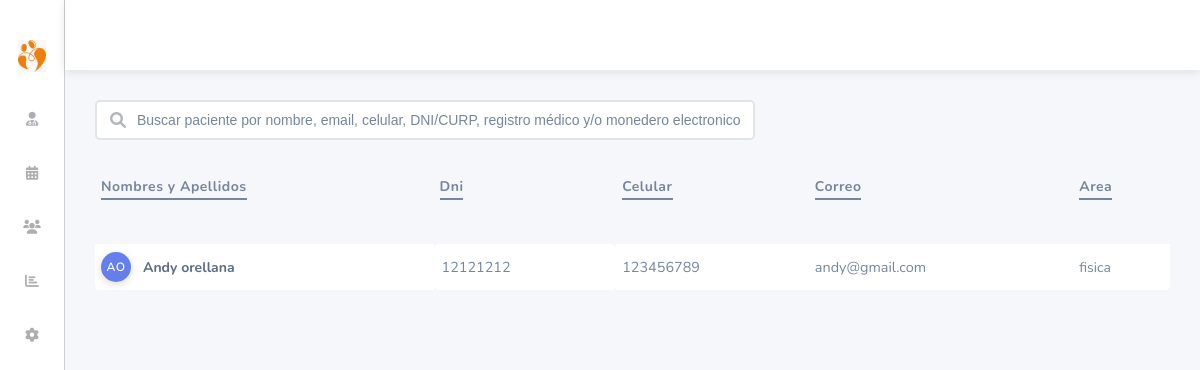
/views/Clinica/principal.php (signed in), run on the app's committed database.
### tables this page shows
CREATE TABLE `especialistas` (
  `idespecialista` int(11) NOT NULL,
  `idusuario` int(11) NOT NULL,
  `idarea` int(11) NOT NULL,
  `idsubarea` int(11) DEFAULT NULL
);

CREATE TABLE `usuarios` (
  `idusuario` int(11) NOT NULL,
  `nombres` varchar(100) NOT NULL,
  `apellidos` varchar(100) NOT NULL,
  `dni` varchar(15) NOT NULL,
  `telefono` varchar(20) DEFAULT NULL,
  `correo` varchar(100) NOT NULL,
  `idestado` int(11) DEFAULT NULL,
  `idrol` int(11) DEFAULT NULL,
  `usuario` varchar(50) NOT NULL,
  `password` varchar(500) NOT NULL
);

CREATE TABLE `areas` (
  `idarea` int(11) NOT NULL,
  `area` varchar(50) NOT NULL
);

### models/Specialist/EspecialistaModel.php (called while the page is built, shortened)
<?php
class EspecialistaModel {
    public function obtenerEspecialistaPorUsuario($idusuario) {
        $pdo = connectDatabase();
        $stmt = $pdo->prepare("SELECT e.*, u.nombres, u.apellidos, u.dni, u.telefono, u.correo, a.area, s.subarea
            FROM especialistas e
            INNER JOIN usuarios u ON e.idusuario = u.idusuario
            INNER JOIN areas a ON e.idarea = a.idarea
            LEFT JOIN subareas s ON e.idsubarea = s.idsubarea
            WHERE e.idusuario = :idusuario");
        $stmt->execute(['idusuario' => $idusuario]);
        $result = $stmt->fetchAll(PDO::FETCH_ASSOC);
        return $result;
    }
}

### controllers/Specialist/EspecialistaController.php (called while the page is built, shortened)
<?php
require_once __DIR__ . '/../../models/Specialist/EspecialistaModel.php';
class EspecialistaController {
    private $model;
    public function __construct() {
        $this->model = new EspecialistaModel();
    }
    public function obtenerEspecialistaPorUsuario($idusuario) {
        return $this->model->obtenerEspecialistaPorUsuario($idusuario);
    }
}

### views/Clinica/Especialistas.php (the view, shortened to what this page needs)
<?php
require_once __DIR__ . '/../../controllers/Specialist/EspecialistaController.php';
$rol = $_SESSION['rol'] ?? '';
$idusuario = $_SESSION['idusuario'] ?? null;
$controlador = new EspecialistaController();
if ($rol === 'C.General') {
    $especialistas = $controlador->listarEspecialistas();
} elseif ($rol === 'Especialista') {
    $especialistas = $controlador->obtenerEspecialistaPorUsuario($idusuario);
} else {
    header("Location: http://localhost/SistemaClinico/views/Clinica/login.php");
    exit;
}
?>
<div class="header">
</div>
<div class="content">
    <div class="header-search">
        <div class="search-container">
            <i class="fas fa-search" style="position: absolute; left: 15px; top: 50%; transform: translateY(-50%); color:rgb(180, 184, 185);"></i>
            <input type="text" class="search-input" placeholder="Buscar paciente por nombre, email, celular, DNI/CURP, registro médico y/o monedero electronico">
        </div>
    </div>
<div class="table-container">
    <table class="specialists-table">
        <thead>
            <tr>
                <th>
                    <span class="bordered-text">Nombres y Apellidos</span>
                </th>
                <th>
                    <span class="bordered-text">Dni</span>
                </th>
                <th>
                    <span class="bordered-text">Celular</span>
                </th>
                <th>
                    <span class="bordered-text">Correo</span>
                </th>
                <th>
                    <span class="bordered-text">Area</span>
                </th>
            </tr>
        </thead>
        <tbody>
            <?php foreach ($especialistas as $esp): ?>
            <tr onclick='cargarEspecialista(<?php echo json_encode($esp); ?>)' class="table-row">
                <td class="name-col">
                    <div class="name-with-avatar">
                        <div class="user-avatar">
                            <?php
                            $iniciales = strtoupper(substr($esp['nombres'], 0, 1) . substr($esp['apellidos'], 0, 1));
                            echo $iniciales;
                            ?>
                        </div>
                        <div class="user-name">
                            <?php echo htmlspecialchars($esp['nombres'] . ' ' . $esp['apellidos']); ?>
                        </div>
                    </div>
                </td>
                <td class="dni-col"><?php echo htmlspecialchars($esp['dni']); ?></td>
                <td class="contact-col"><?php echo htmlspecialchars($esp['telefono']); ?></td>
                <td class="contact-col"><?php echo htmlspecialchars($esp['correo']); ?></td>
                <td class="role-col">
                    <span class="role-badge">
                        <?php echo htmlspecialchars($esp['area']); ?>
                    </span>
                </td>
            </tr>
            <?php endforeach; ?>
        </tbody>
    </table>
</div>
</div>

### assets/Specialist/CssEspecialista.css (style rules this page uses)
* { margin: 0; padding: 0; box-sizing: border-box; }
body { font-family: 'Nunito', sans-serif, Geneva, Verdana; background-color: #f5f7fa; color: #76869e; }
.header { grid-area: header; background: white; display: flex; align-items: center; justify-content: space-between; box-shadow: 0 2px 10px rgba(0,0,0,0.1); z-index: 999; }
.header-search { grid-area: header; display: flex; align-items: center; justify-content: space-between; z-index: 999; }
.header-search .search-container { flex: 1; max-width: 660px; position: relative; }
.header-search .search-input { width: 100%; padding: 10px 10px 10px 40px; border: 2px solid #e1e5e9; border-radius: 5px; font-size: 14px; transition: all 0.3s ease; }
.search-input::placeholder { color: #76869e; opacity: 1; }
.content { grid-area: content; padding: 30px; overflow-y: auto; background: #f5f7fa; }

### assets/Specialist/TbEspecialista.css (style rules this page uses)
.table-container { padding-top: 25px; overflow-x: auto; }
.specialists-table { width: 100%; border-spacing: 0 4px; border-collapse: separate; border-radius: 10px; overflow: hidden; }
.specialists-table th { padding: 10px 12px; padding-bottom: 40px !important; text-align: left; font-size: 14px; letter-spacing: 0.5px; border: none; background: transparent !important; }
.bordered-text { display: inline-block; border-bottom: 2px solid #76869e; padding-bottom: 2px; }
.specialists-table tbody tr { cursor: pointer; transition: all 0.3s ease; background: white; }
.specialists-table tbody tr:last-child { border-bottom: none; }
.specialists-table td { padding: 10px 12px; font-size: 14px; color: #76869e; border: none; vertical-align: middle; }
.name-with-avatar { display: flex; align-items: center; gap: 12px; flex-direction: row; }
.user-avatar { width: 35px; height: 35px; border-radius: 50%; display: inline-flex; align-items: center; justify-content: center; font-weight: 600; font-size: 0.8rem; color: white; text-transform: uppercase; letter-spacing: 0.5px; box-shadow: 0 2px 8px rgba(0,0,0,0.15); transition: all 0.3s ease; flex-shrink: 0; }
.user-avatar:nth-of-type(8n+1) { background: #667eea; }
tr:nth-child(8n+1) .user-avatar { background: #667eea; }
.specialists-table .name-col { color: #5d6d84; font-weight: Bold; }
.specialists-table .dni-col { border-radius: 5px; font-weight: normal; padding: 5px 8px; font-size: 0.9rem; color: #76869e; }
.specialists-table .contact-col { color: #76869e; font-size: 0.9rem; }
.role-badge { display: flex; flex-direction: column; gap: 4px; }
@media (max-width: 1200px) { .specialists-table { font-size: 14px; } }
@media (max-width: 1200px) { .specialists-table th, .specialists-table td { padding: 8px 6px; } }
@media (max-width: 1200px) { .user-avatar { width: 30px; height: 30px; font-size: 12px; font-weight: 600; } }
.specialists-table tbody tr { animation: slideInUp 0.3s ease forwards; }

### data on the page
especialistas: idusuario.apellidos "AO", idusuario.apellidos "Andy orellana", idusuario.dni "12121212", idusuario.telefono "123456789", idusuario.correo "andy@gmail.com", idarea.area "fisica"
